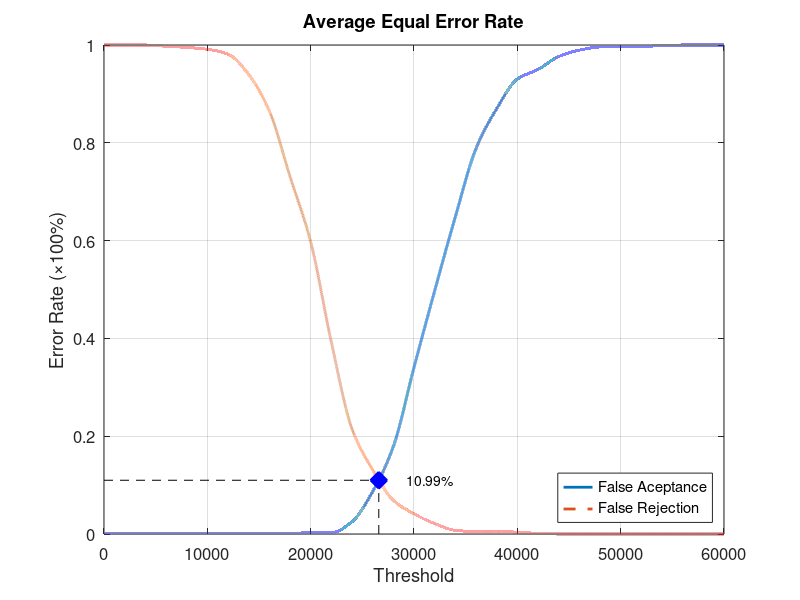
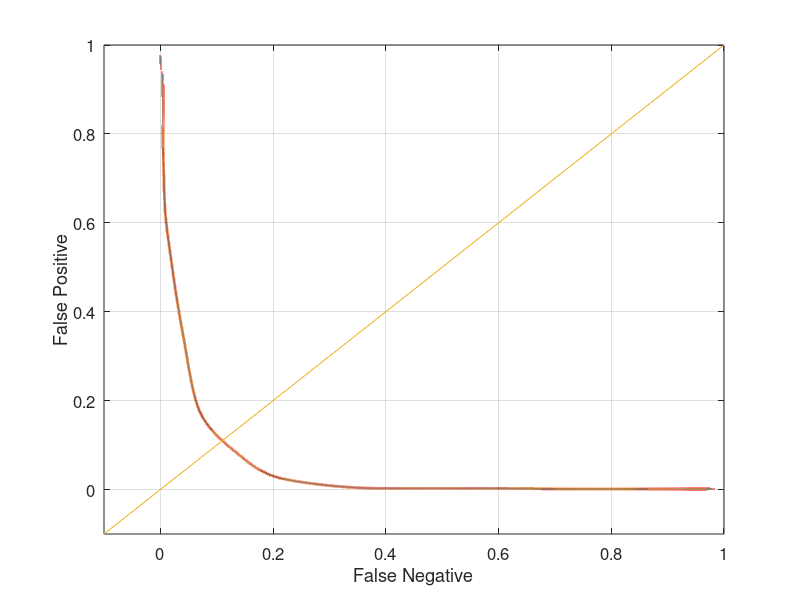

Here is the MATLAB script that generated these plots, in order:
function yEER = Experiment1Average
close all;
clear;
clc;
x = 0:2000:60000;
xq = 0:0.5:60000;

y0 = [0 0.00131579 0.00131579 0.00131579 0.00131579 0.00131579 0.00131579 0.00131579 0.00131579 0.00131579 0.00263158 0.00263158 0.025 0.0868421 0.178947 0.340789 0.497368 0.648684 0.788158 0.869737 0.930263 0.95 0.976316 0.989474 0.996053 0.997368 0.997368 0.998684 1 1 1];
yy0 = interp1(x, y0, xq, 'pchip');
y1 = [1 1 1 0.9975 0.995 0.99125 0.98125 0.94 0.865 0.73125 0.5975 0.3925 0.215 0.13125 0.06875 0.04125 0.02125 0.0075 0.005 0.005 0.00375 0.00125 0 0 0 0 0 0 0 0 0];
yy1 = interp1(x, y1, xq, 'pchip');

% Calculating EER: 
y2 = abs(y0 - y1);
find(y2 == min(y2))
yy2 = abs(yy0 - yy1);
xEER = find(yy2 == min(yy2));
xEERIndex = xq(xEER) % X-axis EER
yEER = yy0(xEER) % Y-axis EER

main = figure
plot(xq, yy0,'-','LineWidth', 2);	hold on
plot(xq, yy1,'--','LineWidth', 2);	hold on
plot([xEERIndex xEERIndex], [0 yEER], 'k--');	hold on
plot([0 xEERIndex], [yEER yEER], 'k--');	hold on
plot(xEERIndex, yEER, 'bx', 'LineWidth', 10);	hold on
text(xEERIndex + 10 * xEERIndex / 100, yEER, [num2str(round((10000 * yEER)) / 100) '%'])
legend('False Aceptance', 'False Rejection', 'Location', 'SouthEast')
xlabel('Threshold')
ylabel('Error Rate (\times100%)')
title('Average Equal Error Rate')
set(gca, 'FontSize', 12)
axis([0 60000 0 1])
grid on

print(main, 'Experiment1AverageMain', '-dpng');
FNRxFPR = figure('Color', [1 1 1]);
plot(yy1, yy0, '-', yy1, yy0, 'LineWidth', 2);
hold on
y = -0.1:0.1:1
plot(y, y); 
set(gca, 'FontSize', 12)
xlabel('False Negative')
ylabel('False Positive')
axis([-0.1 1 -0.1 1])
set(gca, 'FontSize', 12)
grid on

print(FNRxFPR, 'Experiment1AverageFNRxFPR','-dpng');
end
